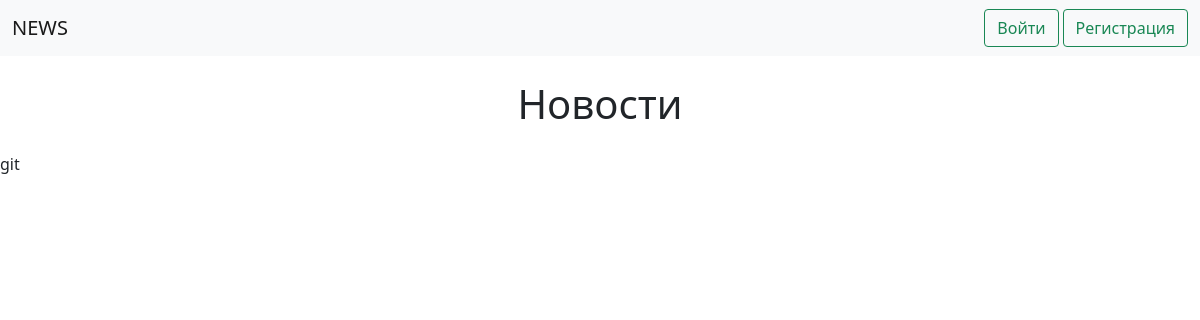
The app's page /, older data.
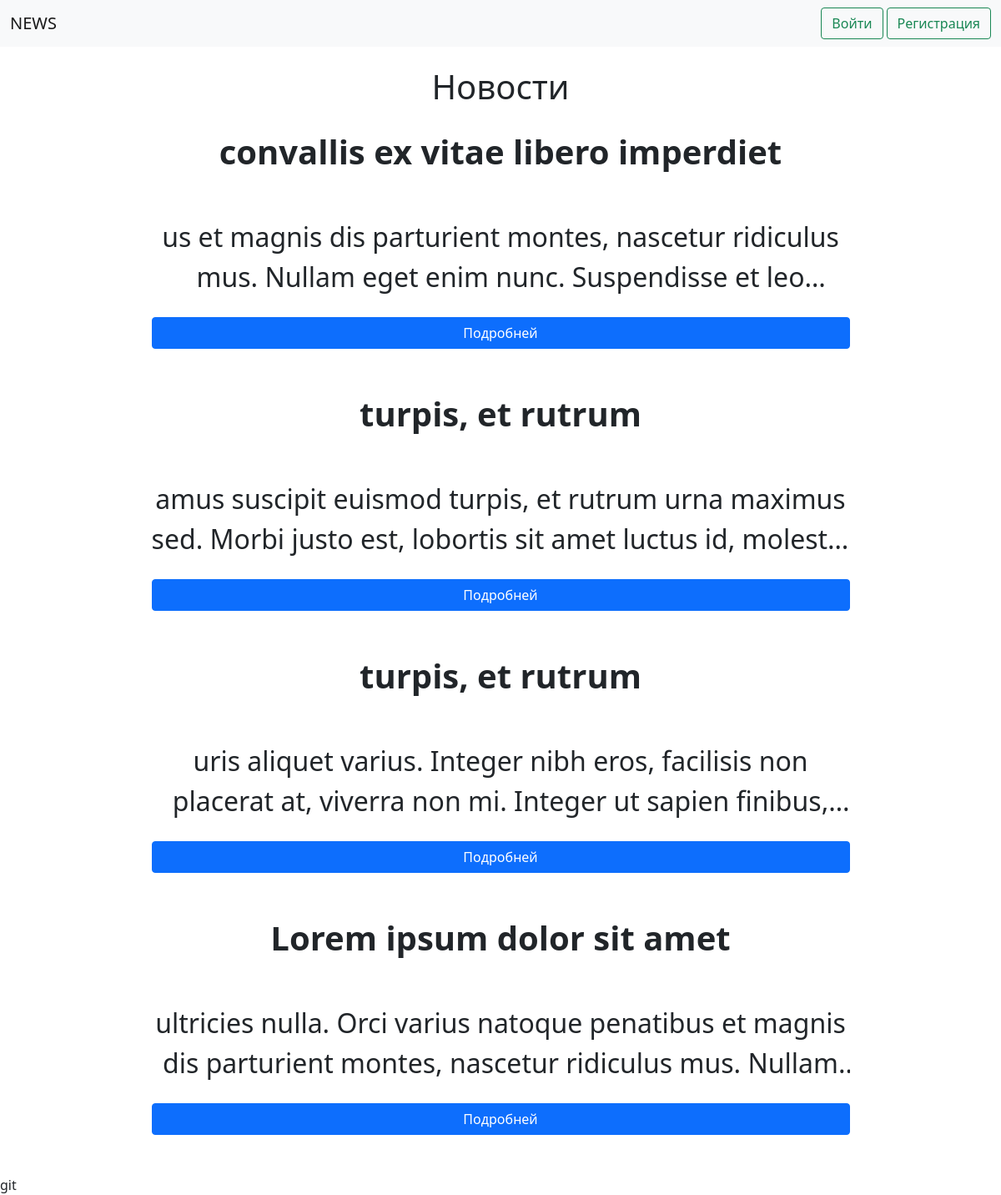
The same page, newer data.
### tables this page shows
CREATE TABLE posts (
    id INT NOT NULL AUTO_INCREMENT PRIMARY KEY,
    title VARCHAR(100) NOT NULL,
    description VARCHAR(400) NOT NULL,
    user_id int not null,

    FOREIGN KEY (user_id) REFERENCES users(id) ON DELETE CASCADE
);

### index.php (the view, shortened to what this page needs)
<?php
    require './layouts/header.php';
    require './database/database.php';
    $stmt = $conn->query("select * from posts order by id desc");
?>
    <div class="mt-4 container">
        <h1 class="text-center">Новости</h1>
        <div class="news d-flex justify-content-center mt-4 text-center flex-wrap">
            <?php while ($post = $stmt->fetch()) { ?>
                <div class="fs-2 w-75 mb-5">
                    <div class="fs-1 fw-bold mb-5"><?php echo $post['title'] ?></div>
                    <div
                            style="
                                display: -webkit-box;
                                -webkit-line-clamp: 2; /* number of lines to show */
                                line-clamp: 2;
                                -webkit-box-orient: vertical;
                                overflow: hidden;
                                text-overflow: ellipsis;"
                    ><?php echo $post['description'] ?></div>
                    <div class="d-grid gap-2 mt-4">
                        <a href="/post/post.php?postId=<?php echo $post['id'] ?>" class="btn btn-primary" type="button">Подробней</a>
                    </div>
                </div>
            <?php } ?>
        </div>
    </div>
<?php require './layouts/footer.php' ?>

Row changes from the older to the newer data that the page shows:
added posts: title "convallis ex vitae libero imperdiet", description "us et magnis dis parturient montes, nascetur ridiculus mus. Nullam eget enim nunc. Suspendisse et…"
added posts: title "turpis, et rutrum", description "amus suscipit euismod turpis, et rutrum urna maximus sed. Morbi justo est, lobortis sit amet luctus id,…"
added posts: title "turpis, et rutrum", description "uris aliquet varius. Integer nibh eros, facilisis non placerat at, viverra non mi. Integer ut sapien…"
added posts: title "Lorem ipsum dolor sit amet", description "ultricies nulla. Orci varius natoque penatibus et magnis dis parturient montes, nascetur ridiculus mus.…"
